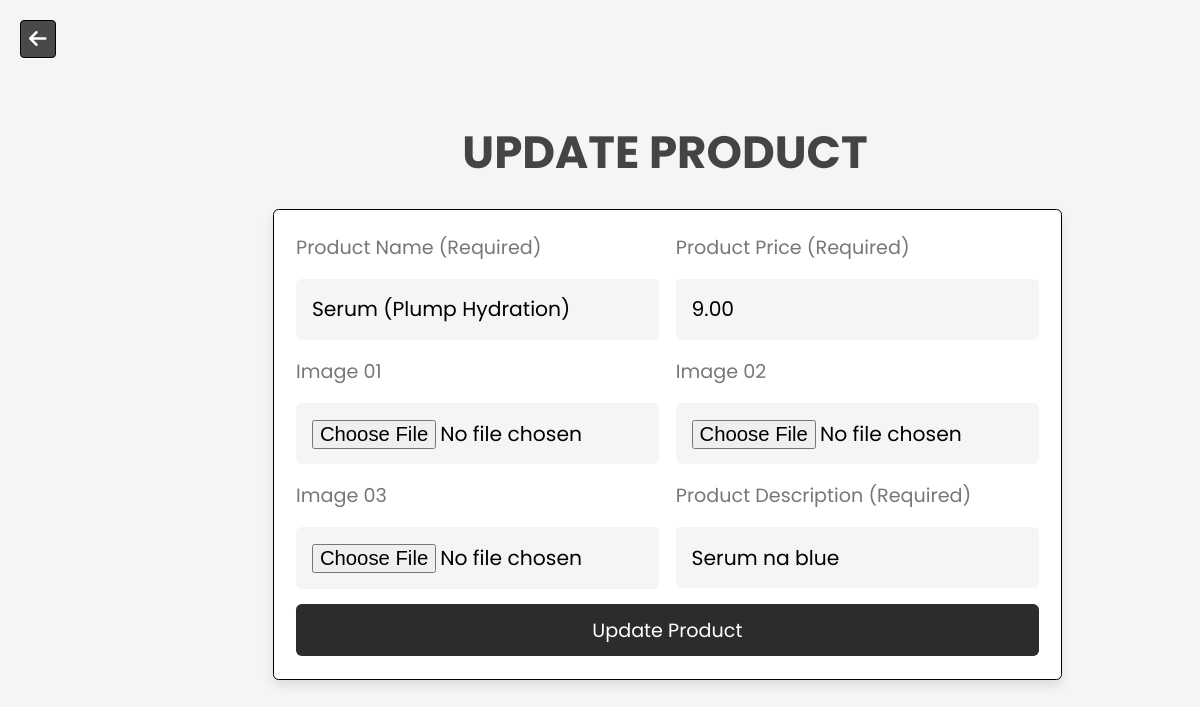
Screenshot of /edit.php?id=8 with the database file from the repository.
### tables this page shows
CREATE TABLE `products` (
  `id` int(11) NOT NULL,
  `product_name` varchar(55) NOT NULL,
  `price` decimal(10,2) NOT NULL,
  `description` text NOT NULL,
  `img_01` mediumblob NOT NULL,
  `img_02` mediumblob NOT NULL,
  `img_03` mediumblob NOT NULL,
  `brand` varchar(55) NOT NULL,
  `rating` decimal(3,1) NOT NULL
);

### edit.php (the view, shortened to what this page needs)
<?php
$servername = "localhost";
$username = "root";
$password = "";
$dbname = "skincare_db";
$conn = new mysqli($servername, $username, $password, $dbname);
?>
<!DOCTYPE html>
<html lang="en">
<head>
   <link rel="stylesheet" href="https://cdnjs.cloudflare.com/ajax/libs/font-awesome/6.1.1/css/all.min.css">
   <link rel="stylesheet" href="add_productsss.css">
</head>
<body>
<a href="product_list.php" class="back-button">
        <i class="fas fa-arrow-left"></i>
    </a>
<section class="add-products">
   <h1 class="heading">Update Product</h1>
   <?php
   $product_id = $_GET['id'];
   $sql = "SELECT * FROM products WHERE id = ?";
   $stmt = $conn->prepare($sql);
   $stmt->bind_param('i', $product_id);
   $stmt->execute();
   $result = $stmt->get_result();
   $product = $result->fetch_assoc();
   ?>
   <form action="" method="post" enctype="multipart/form-data">
      <div class="flex">
         <div class="inputBox">
            <span>Product Name (Required)</span>
            <input type="text" class="box" required maxlength="100" placeholder="Enter Product Name" name="name" value="<?= htmlspecialchars($product['product_name']); ?>">
         </div>
         <div class="inputBox">
            <span>Product Price (Required)</span>
            <input type="number" min="0" class="box" required max="9999999999" placeholder="Enter Product Price" name="price" value="<?= htmlspecialchars($product['price']); ?>">
         </div>
         <div class="inputBox">
            <span>Image 01</span>
            <input type="file" name="img_01" accept="image/jpg, image/jpeg, image/png, image/webp" class="box">
         </div>
         <div class="inputBox">
            <span>Image 02</span>
            <input type="file" name="img_02" accept="image/jpg, image/jpeg, image/png, image/webp" class="box">
         </div>
         <div class="inputBox">
            <span>Image 03</span>
            <input type="file" name="img_03" accept="image/jpg, image/jpeg, image/png, image/webp" class="box">
         </div>
         <div class="inputBox">
            <span>Product Description (Required)</span>
            <textarea name="details" placeholder="Enter Product Details" class="box" required maxlength="500" cols="30" rows="10"><?= htmlspecialchars($product['description']); ?></textarea>
         </div>
      </div>
      <input type="submit" value="Update Product" class="btn" name="update_product">
   </form>
</section>
</body>
</html>

### add_productsss.css (style rules this page uses)
:root { --main-color: #2980b9; --orange: #f39c12; --red: #e74c3c; --black: #444; --white: #fff; --light-color: #777; --light-bg: #f5f5f5; --border: .2rem solid var(--black); --box-shadow: 0 .5rem 1rem rgba(0,0,0,.1); }
* { font-family: Poppins, sans-serif; margin: 0; padding: 0; box-sizing: border-box; outline: none; border: none; text-decoration: none; }
html { font-size: 70.5%; overflow-x: hidden; }
body { background-color: var(--light-bg); }
section { padding: 2rem; max-width: 1200px; margin: 0 auto; margin-top: 8%; }
.heading { font-size: 4rem; color: var(--black); margin-bottom: 2rem; text-align: center; text-transform: uppercase; margin-left: 130px; }
.btn, .delete-btn, .option-btn { display: block; width: 100%; margin-top: 1rem; border-radius: .5rem; padding: 1rem 3rem; font-size: 1.7rem; text-transform: capitalize; color: var(--white); cursor: pointer; text-align: center; }
.btn { background-color: rgba(0, 0, 0, 0.829); color: rgb(255, 255, 255); }
.add-products form { max-width: 70rem; margin: 0 auto; background-color: rgb(255, 255, 255); box-shadow: var(--box-shadow); border: solid 1px; border-radius: .5rem; padding: 2rem; margin-left: 250px; }
.add-products form .flex { display: flex; gap: 1.5rem; flex-wrap: wrap; }
.add-products form .flex .inputBox { flex: 1 1 25rem; }
.add-products form span { font-size: 1.7rem; color: var(--light-color); }
.add-products form .box { font-size: 1.8rem; background-color: var(--light-bg); border-radius: .5rem; padding: 1.4rem; width: 100%; margin-top: 1.5rem; }
.add-products form textarea { height: 5.4rem; resize: none; }

### edit.php (style rules this page uses)
.back-button { position: fixed; top: 20px; left: 20px; display: flex; align-items: center; color: #ffffff; text-decoration: none; font-size: 18px; padding: 8px; border: 1px solid #000000; border-radius: 4px; background-color: #494949; transition: background-color 0.3s, color 0.3s; z-index: 1000; }
.back-button i { font-size: 20px; }

### rows the page displays
products: name "Serum (Plump Hydration)", price "9.00", details "Serum na blue"
